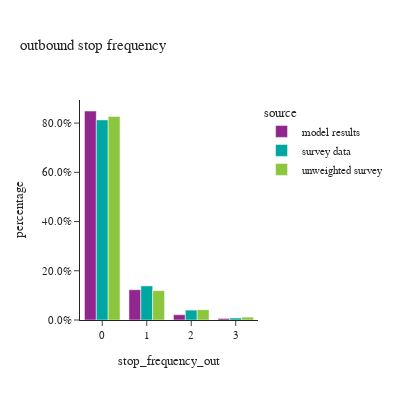
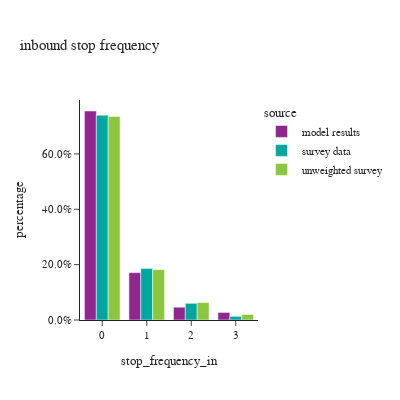

Source (notebook cell) for these figures, in order:
### Code cell
#| layout-ncol: 2
df_plot = tour_data.groupby(['source','stop_frequency_out'])['trip_weight_2017_2019'].sum().reset_index()
df_plot['percentage'] = df_plot.groupby(['source'], group_keys=False)['trip_weight_2017_2019']. \
    apply(lambda x: x / float(x.sum()))

fig = px.bar(df_plot, x="stop_frequency_out", y="percentage", color="source",barmode="group",
             title="outbound stop frequency")
fig.for_each_annotation(lambda a: a.update(text = a.text.split("=")[-1]))
fig.update_layout(height=400, width=400, yaxis=dict(tickformat=".1%"))
fig.show()

df_plot = tour_data.groupby(['source','stop_frequency_in'])['trip_weight_2017_2019'].sum().reset_index()
df_plot['percentage'] = df_plot.groupby(['source'], group_keys=False)['trip_weight_2017_2019']. \
    apply(lambda x: x / float(x.sum()))

fig = px.bar(df_plot, x="stop_frequency_in", y="percentage", color="source",barmode="group",
             title="inbound stop frequency")
fig.for_each_annotation(lambda a: a.update(text = a.text.split("=")[-1]))
fig.update_layout(height=400, width=400, yaxis=dict(tickformat=".1%"))
fig.show()

### Figure 1 — Plotly figure (JSON) as saved in the notebook; plotly's stock layout.template omitted (floating-point values rounded to 4 significant figures)
{"data": [{"alignmentgroup": "True", "hovertemplate": "source=model results<br>stop_frequency_out=%{x}<br>percentage=%{y}<extra></extra>", "legendgroup": "model results", "marker": {"color": "#91268F", "pattern": {"shape": ""}}, "name": "model results", "offsetgroup": "model results", "orientation": "v", "showlegend": true, "textposition": "auto", "type": "bar", "x": ["0", "1", "2", "3"], "xaxis": "x", "y": [0.8491, 0.123, 0.0215, 0.006317], "yaxis": "y"}, {"alignmentgroup": "True", "hovertemplate": "source=survey data<br>stop_frequency_out=%{x}<br>percentage=%{y}<extra></extra>", "legendgroup": "survey data", "marker": {"color": "#00A7A0", "pattern": {"shape": ""}}, "name": "survey data", "offsetgroup": "survey data", "orientation": "v", "showlegend": true, "textposition": "auto", "type": "bar", "x": ["0", "1", "2", "3"], "xaxis": "x", "y": [0.813, 0.1387, 0.04021, 0.008098], "yaxis": "y"}, {"alignmentgroup": "True", "hovertemplate": "source=unweighted survey<br>stop_frequency_out=%{x}<br>percentage=%{y}<extra></extra>", "legendgroup": "unweighted survey", "marker": {"color": "#8CC63E", "pattern": {"shape": ""}}, "name": "unweighted survey", "offsetgroup": "unweighted survey", "orientation": "v", "showlegend": true, "textposition": "auto", "type": "bar", "x": ["0", "1", "2", "3"], "xaxis": "x", "y": [0.8271, 0.1194, 0.04179, 0.01173], "yaxis": "y"}], "layout": {"barmode": "group", "height": 400, "legend": {"title": {"text": "source"}, "tracegroupgap": 0}, "title": {"text": "outbound stop frequency"}, "width": 400, "xaxis": {"anchor": "y", "domain": [0.0, 1.0], "title": {"text": "stop_frequency_out"}}, "yaxis": {"anchor": "x", "domain": [0.0, 1.0], "tickformat": ".1%", "title": {"text": "percentage"}}}}

### Figure 2 — Plotly figure (JSON) as saved in the notebook; plotly's stock layout.template omitted (floating-point values rounded to 4 significant figures)
{"data": [{"alignmentgroup": "True", "hovertemplate": "source=model results<br>stop_frequency_in=%{x}<br>percentage=%{y}<extra></extra>", "legendgroup": "model results", "marker": {"color": "#91268F", "pattern": {"shape": ""}}, "name": "model results", "offsetgroup": "model results", "orientation": "v", "showlegend": true, "textposition": "auto", "type": "bar", "x": ["0", "1", "2", "3"], "xaxis": "x", "y": [0.7551, 0.1713, 0.04629, 0.02735], "yaxis": "y"}, {"alignmentgroup": "True", "hovertemplate": "source=survey data<br>stop_frequency_in=%{x}<br>percentage=%{y}<extra></extra>", "legendgroup": "survey data", "marker": {"color": "#00A7A0", "pattern": {"shape": ""}}, "name": "survey data", "offsetgroup": "survey data", "orientation": "v", "showlegend": true, "textposition": "auto", "type": "bar", "x": ["0", "1", "2", "3"], "xaxis": "x", "y": [0.74, 0.1864, 0.06033, 0.01325], "yaxis": "y"}, {"alignmentgroup": "True", "hovertemplate": "source=unweighted survey<br>stop_frequency_in=%{x}<br>percentage=%{y}<extra></extra>", "legendgroup": "unweighted survey", "marker": {"color": "#8CC63E", "pattern": {"shape": ""}}, "name": "unweighted survey", "offsetgroup": "unweighted survey", "orientation": "v", "showlegend": true, "textposition": "auto", "type": "bar", "x": ["0", "1", "2", "3"], "xaxis": "x", "y": [0.7352, 0.1819, 0.06289, 0.01997], "yaxis": "y"}], "layout": {"barmode": "group", "height": 400, "legend": {"title": {"text": "source"}, "tracegroupgap": 0}, "title": {"text": "inbound stop frequency"}, "width": 400, "xaxis": {"anchor": "y", "domain": [0.0, 1.0], "title": {"text": "stop_frequency_in"}}, "yaxis": {"anchor": "x", "domain": [0.0, 1.0], "tickformat": ".1%", "title": {"text": "percentage"}}}}
